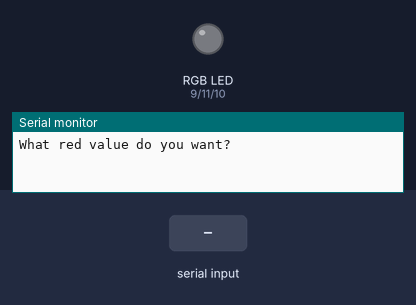
A sketch run on a simulated Arduino Uno, built with avr-gcc and run on an emulated ATmega328P. Shown: an RGB LED mixed from three pins (HIGH = lit), the last lines printed to the serial monitor. Inputs (shaded band) come from the test bench. Dim RGB values are drawn brighter than linear.

Above: at 1.2 s.
1.3 s: "90,45,200\n" received over Serial
At 1.9 s:
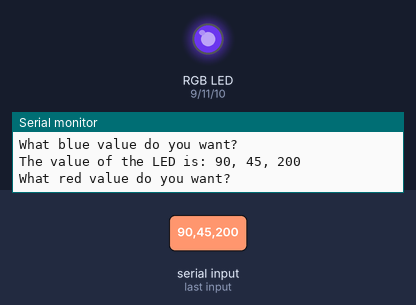
2.8 s: "30,150,10\n" received over Serial
At 4.0 s:
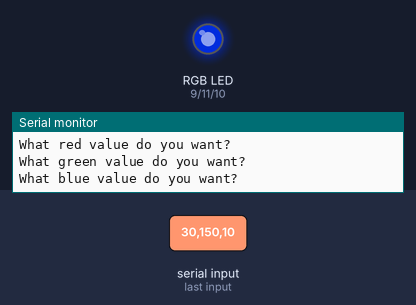
4.3 s: "90,45\n" received over Serial
At 5.2 s:
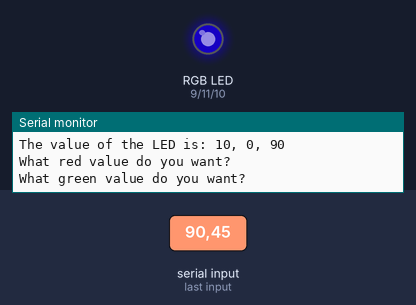
5.8 s: "30,150\n" received over Serial
At 6.4 s:
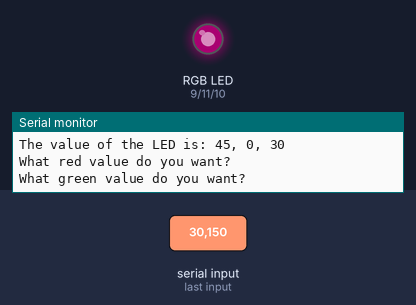
7.3 s: "0\n" received over Serial
At 8.5 s:
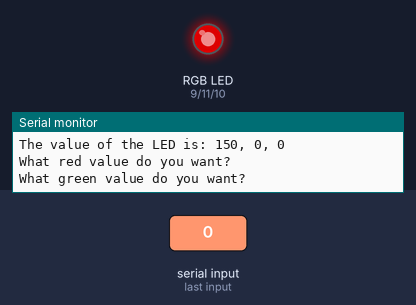
8.8 s: "5\n" received over Serial
At 10.6 s:
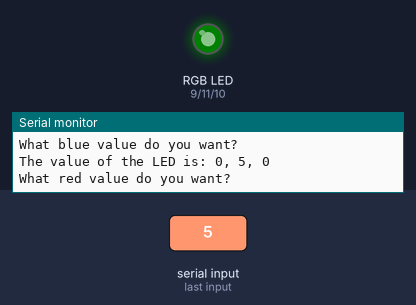
Timing chart, 0 to 12.1 s (numbered marks = the images above; inputs shaded):
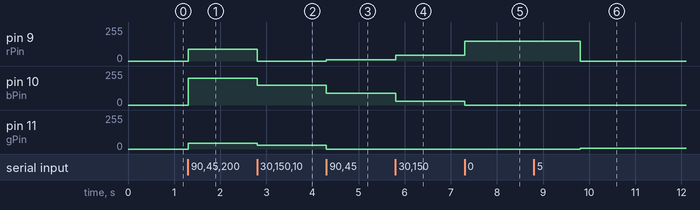

The sketch:

Choose_RGB_Value_Serial.ino
```cpp
int rPin = 9, bPin = 10, gPin = 11, rVal, gVal, bVal;
String msgR = "What red value do you want? ", msgG = "What green value do you want? ", msgB = "What blue value do you want? ", msgLED = "The value of the LED is: ";
void setup() {
  // put your setup code here, to run once:
  Serial.begin(9600);
  pinMode(rPin, OUTPUT);
  pinMode(gPin, OUTPUT);
  pinMode(bPin, OUTPUT);

}

void loop() {
  // put your main code here, to run repeatedly:

  Serial.println(msgR);
  while (Serial.available() == 0) {

  }
  rVal = Serial.parseInt();

  Serial.println(msgG);
  while (Serial.available() == 0) {

  }
  gVal = Serial.parseInt();

  Serial.println(msgB);
  while (Serial.available() == 0) {

  }
  bVal = Serial.parseInt();
  analogWrite(rPin, rVal);
  analogWrite(gPin, gVal);
  analogWrite(bPin, bVal);
  Serial.print(msgLED);
  Serial.print(rVal);
  Serial.print(", ");
  Serial.print(gVal);
  Serial.print(", ");
  Serial.println(bVal);
}
```

Measured:
- after the input at 1.3 s, pin 9 (rPin): 0/255 → 90/255 at once; pin 10 (bPin): 0/255 → 200/255 at once; pin 11 (gPin): 0/255 → 45/255 at once
- after the input at 2.8 s, pin 9 (rPin): 90/255 → 0/255 at once; pin 10 (bPin): 200/255 → 150/255 at once; pin 11 (gPin): 45/255 → 30/255 at once
- after the input at 4.3 s, pin 9 (rPin): 0/255 → 10/255 at once; pin 10 (bPin): 150/255 → 90/255 at once; pin 11 (gPin): 30/255 → 0/255 at once
- after the input at 5.8 s, pin 9 (rPin): 10/255 → 45/255 at once; pin 10 (bPin): 90/255 → 30/255 at once
- after the input at 7.3 s, pin 9 (rPin): 45/255 → 150/255 at once; pin 10 (bPin): 30/255 → 0/255 at once
- after the input at 8.8 s, pin 9 (rPin): 150/255 → 0/255 after 1.0 s; pin 11 (gPin): 0/255 → 5/255 after 1.0 s
